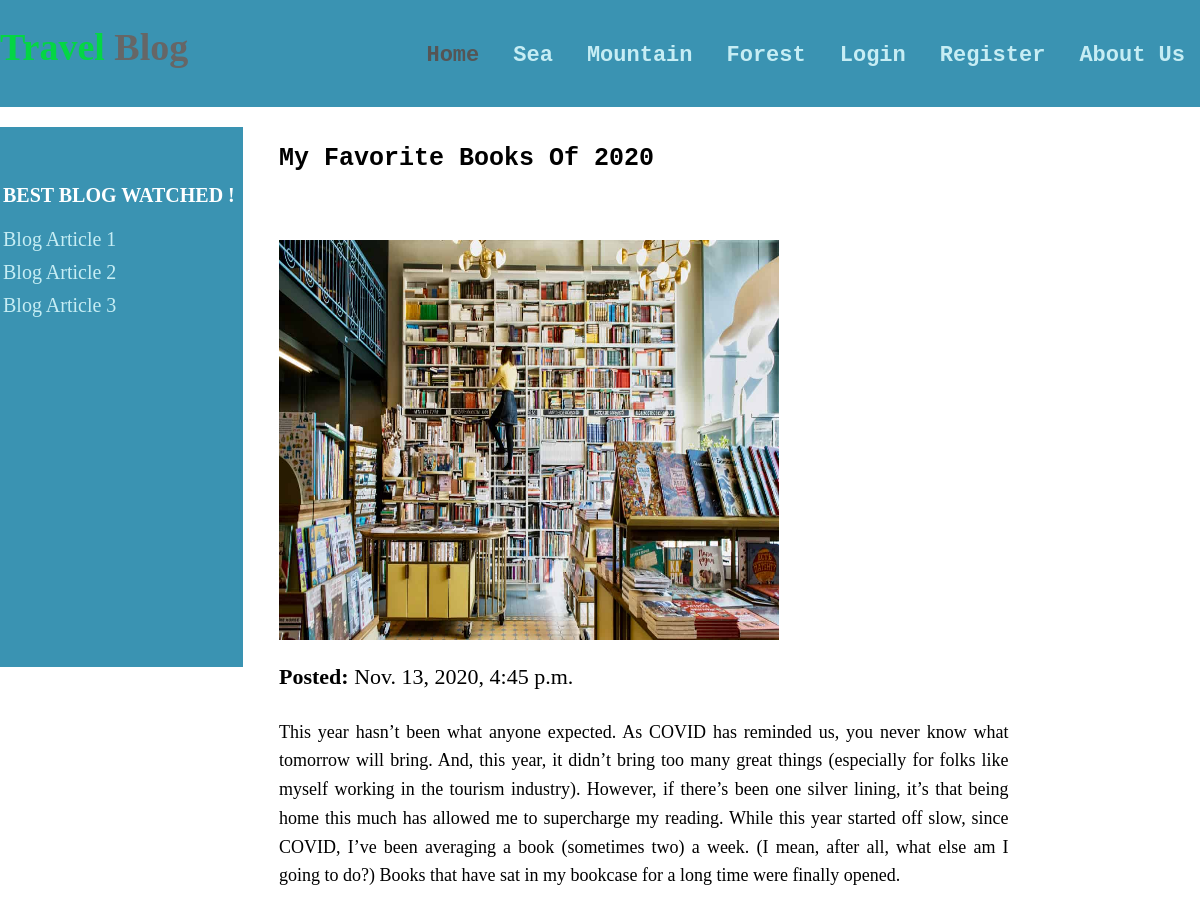
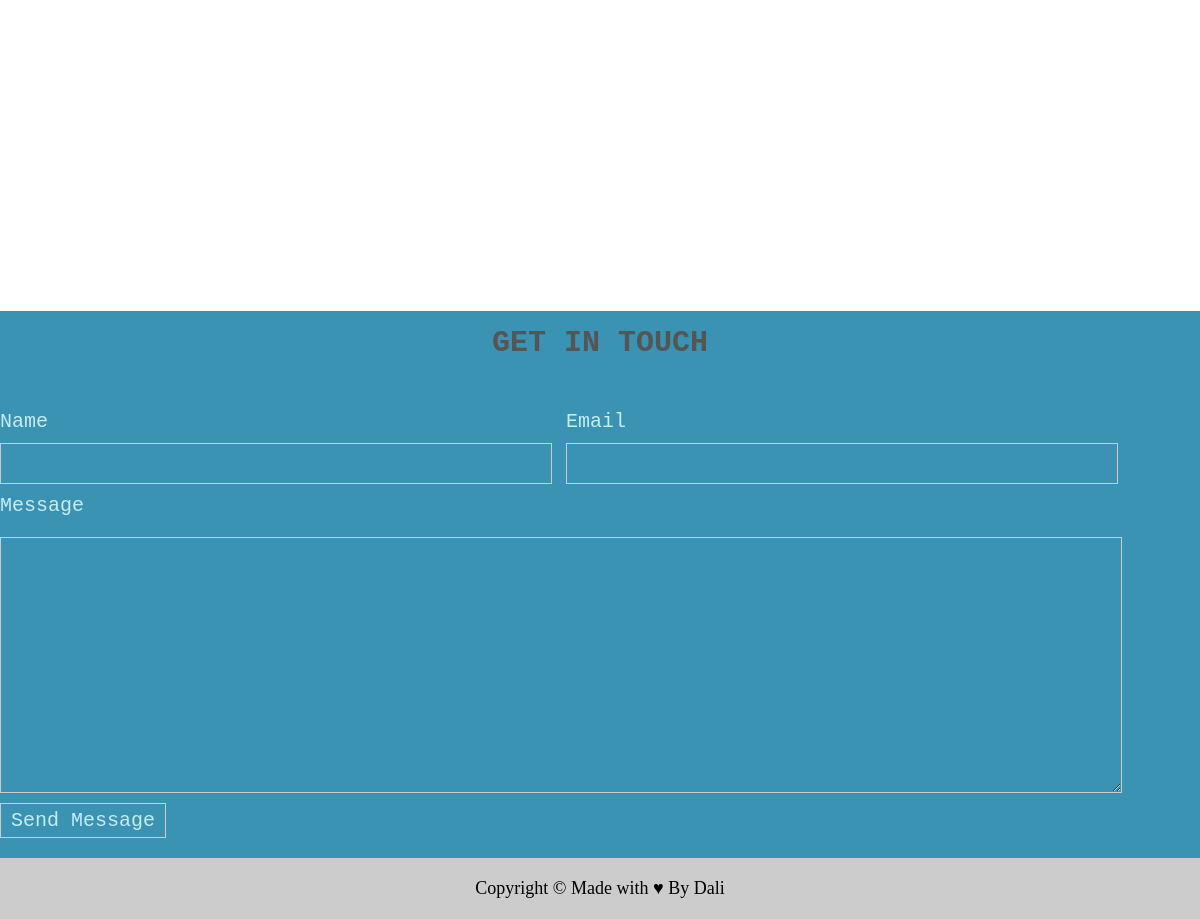
The page /detail/2/ on the database its author committed (2 pictures, top to bottom).
### blog/models.py (models this page shows, shortened)
class BlogArticle(models.Model):
    title = models.CharField(max_length=100)
    author = models.CharField(max_length=100)
    date_to = models.DateTimeField(auto_now_add=True)
    description = models.TextField()
    image = models.ImageField(default='default.jpg',  upload_to='blog-pics')

### blog/views.py (the view)
# urls.py: path('detail/<int:blog_id>/', views.detail, name='detail')
def detail(request, blog_id):
    blog_target = BlogArticle.objects.get(pk=blog_id)
    return render(request, 'blog/detail.html', {"blog_target": blog_target})

### blog/templates/blog/detail.html
{% extends "blog/base.html" %}
{% load static %}
{% block content %}
    <div class="blog-show">
        <div class="blog-detail">
            <h1>{{ blog_target.title }}</h1>
            <img src="{{ blog_target.image.url }}" alt="">
            <div class="date">
               <strong>Posted:</strong> {{ blog_target.date_to }}
            </div>
            <p>
                {{ blog_target.description }}
            </p>
        </div>
    </div>
{% endblock content %}

### static/css/main.css (style rules this page uses)
body { margin: 0; }
.content .blog-show { width: 76%; float: left; text-align: center; padding-bottom: 60px; overflow: hidden; }
.content .blog-show h1 { text-transform: uppercase; font-size: 45px; font-family: "Bitstream Vera Sans Mono", Monaco, "Courier New", Courier, monospace }
.content .blog-show img { width: 85%; height: 250px; margin: 50px 0 10px 0; }
.content .blog-show .blog-detail { text-align: left; min-height: 1000px; }
.content .blog-show .blog-detail h1 { text-transform:capitalize; font-size: 25px; font-family: monospace; }
.content .blog-show .blog-detail .date { font-size: 22px; padding-top: 10px; padding-bottom: 10px; font-family: Calibri; }
.content .blog-show .blog-detail p { width: 80%; line-height: 1.6; font-size: 18px; text-align: justify; font-family: Calibri; }
.content .blog-show .blog-detail img { width: 500px; height: 400px; }

### rows shown on the page
BlogArticle: title "My Favorite Books Of 2020", image (picture), date_to "Nov. 13, 2020, 4:45 p.m.", description "This year hasn’t been what anyone expected. As COVID has reminded us, you never know what tomorrow will bring. And, this year, it didn’t bring too many great things (especially for folks like myself working in the tourism industry). However, if there’s been one silver lining, it’s that being home this much has allowed me to supercharge my reading. While this year started off slow, since COVID, I’ve been averaging a book (sometimes two) a week. (I mean, after all, what else am I going to do?) Books that have sat in my bookcase for a long time were finally opened."
